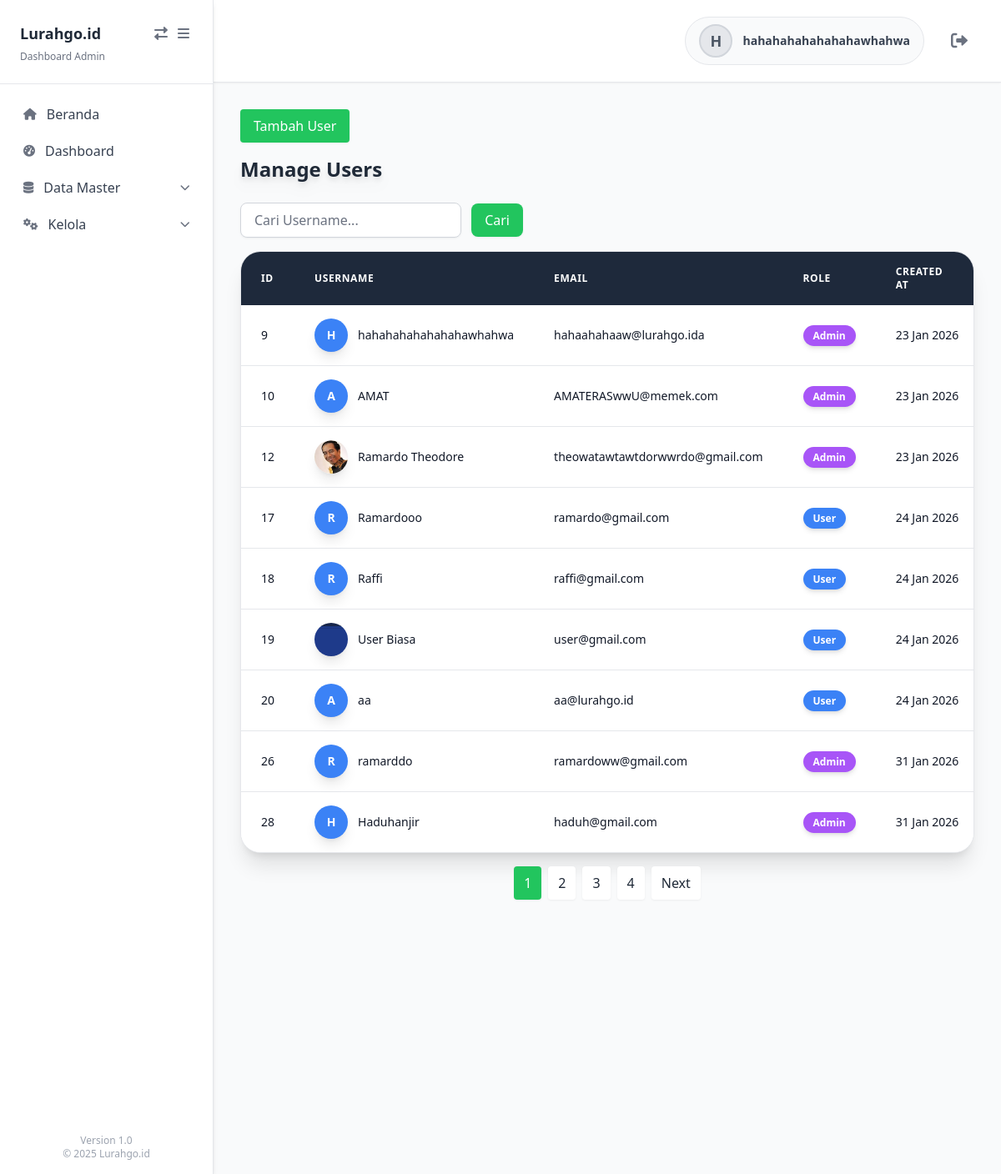
Page /pages/admin/Users/manage_users.php (signed in) on the committed database.
### tables this page shows
CREATE TABLE IF NOT EXISTS `users` (
  `id` int NOT NULL AUTO_INCREMENT,
  `username` varchar(50) NOT NULL,
  `email` varchar(100) NOT NULL,
  `password` varchar(255) NOT NULL,
  `role` enum('admin','ketua','user') DEFAULT 'user',
  `status` enum('aktif','tidak aktif') DEFAULT 'aktif',
  `created_at` timestamp NULL DEFAULT CURRENT_TIMESTAMP,
  `profile_photo` varchar(255) DEFAULT NULL,
  PRIMARY KEY (`id`),
  UNIQUE KEY `username` (`username`),
  UNIQUE KEY `email` (`email`)
);

### pages/admin/Users/manage_users.php (the view, shortened to what this page needs)
<?php
include '../../../layouts/admin/header.php';
include '../../../layouts/admin/sidebar.php';
if ($_SESSION['role'] == 'admin') {
    $limit = 9;
    $page = isset($_GET['p']) ? (int)$_GET['p'] : 1;
    $offset = ($page - 1) * $limit;
    $search = isset($_GET['search']) ? $_GET['search'] : '';
    $where_clause = $search ? "WHERE username LIKE '%$search%'" : '';
    $total_users = mysqli_fetch_assoc(mysqli_query($conn, "SELECT COUNT(*) as total FROM users $where_clause"))['total'];
    $total_pages = max(1, ceil($total_users / $limit));
    $users = mysqli_query($conn, "SELECT * FROM users $where_clause LIMIT $limit OFFSET $offset");
?>
<div id="mainContent" class="ml-64 min-h-screen bg-gray-50">
<div class="p-8">
    <a href="/PROJECT/tambah_user" class="bg-green-500 text-white px-4 py-2 rounded hover:bg-green-600 mb-4 inline-block drop-shadow-sm">Tambah User</a>
    <h1 class="text-2xl font-bold mb-6 text-gray-800 drop-shadow-lg">Manage Users</h1>
    <form method="GET" class="mb-4">
        <input type="text" name="search" value="<?php echo htmlspecialchars($search); ?>" placeholder="Cari Username..." class="px-4 py-2 bg-white border border-gray-300 rounded-lg text-gray-800 placeholder-gray-500 focus:outline-none focus:ring-2 focus:ring-blue-500 drop-shadow-sm">
        <button type="submit" class="ml-2 px-4 py-2 bg-green-500 text-white rounded-lg hover:bg-green-600 drop-shadow-sm">Cari</button>
    </form>
    <div class="bg-white rounded-3xl shadow-xl overflow-hidden border border-gray-200">
        <table class="w-full table-auto">
            <thead class="bg-slate-800 text-white">
                <tr>
                    <th class="px-6 py-4 text-left text-xs font-semibold uppercase tracking-wider">ID</th>
                    <th class="px-6 py-4 text-left text-xs font-semibold uppercase tracking-wider">Username</th>
                    <th class="px-6 py-4 text-left text-xs font-semibold uppercase tracking-wider">Email</th>
                    <th class="px-6 py-4 text-left text-xs font-semibold uppercase tracking-wider">Role</th>
                    <th class="px-6 py-4 text-left text-xs font-semibold uppercase tracking-wider">Created At</th>
                </tr>
            </thead>
            <tbody class="bg-white divide-y divide-gray-200">
                <?php while ($user = mysqli_fetch_assoc($users)) { ?>
                <tr class="hover:bg-gray-100 transition-all duration-300 transform hover:shadow-md">
                    <td class="px-6 py-4 whitespace-nowrap text-sm font-medium text-gray-900"><?php echo $user['id']; ?></td>
                    <td class="px-6 py-4 whitespace-nowrap text-sm text-gray-900">
                        <div class="flex items-center">
                            <?php if ($user['profile_photo']): ?>
                                <img src="../../<?php echo $user['profile_photo']; ?>" alt="Profile" class="w-10 h-10 rounded-full object-cover mr-3 shadow-lg">
                            <?php else: ?>
                                <div class="w-10 h-10 rounded-full bg-blue-500 flex items-center justify-center text-white font-bold text-sm mr-3 shadow-lg">
                                    <?php echo strtoupper(substr($user['username'], 0, 1)); ?>
                                </div>
                            <?php endif; ?>
                            <?php echo $user['username']; ?>
                        </div>
                    </td>
                    <td class="px-6 py-4 whitespace-nowrap text-sm text-gray-900"><?php echo $user['email']; ?></td>
                    <td class="px-6 py-4 whitespace-nowrap text-sm text-gray-900">
                        <span class="px-3 py-1 rounded-full text-xs font-semibold shadow-md <?php echo ($user['role'] == 'admin') ? 'bg-purple-500 text-white' : 'bg-blue-500 text-white'; ?>">
                            <?php echo ucfirst($user['role']); ?>
                        </span>
                    </td>
                    <td class="px-6 py-4 whitespace-nowrap text-sm text-gray-900"><?php echo isset($user['created_at']) ? date('d M Y', strtotime($user['created_at'])) : 'N/A'; ?></td>
                </tr>
                <?php } ?>
            </tbody>
        </table>
    </div>
    <div class="mt-4 flex justify-center">
        <?php if ($total_pages > 0): ?>
            <div class="flex space-x-2">
                <?php for ($i = 1; $i <= $total_pages; $i++): ?>
                    <a href="/PROJECT/manage_users?p=<?= $i ?>" class="px-3 py-2 <?= $i == $page ? 'bg-green-500 text-white' : 'bg-white text-gray-800' ?> rounded hover:bg-gray-100 drop-shadow-sm"><?= $i ?></a>
                <?php endfor; ?>
                <?php if ($page < $total_pages): ?>
                    <a href="/PROJECT/manage_users?p=<?= $page + 1 ?>" class="px-3 py-2 bg-white text-gray-800 rounded hover:bg-gray-100 drop-shadow-sm">Next</a>
                <?php endif; ?>
            </div>
        <?php endif; ?>
    </div>
</div>
<?php
}
?>

### rows in the picture
users: id "9", username "H", username "hahahahahahahahawhahwa", email "hahaahahaaw@lurahgo.ida", role "Admin", created_at "23 Jan 2026"
users: id "10", username "A", username "AMAT", email "AMATERASwwU@memek.com", role "Admin", created_at "23 Jan 2026"
users: id "12", profile_photo (picture), username "Ramardo Theodore", email "theowatawtawtdorwwrdo@gmail.com", role "Admin", created_at "23 Jan 2026"
users: id "17", username "R", username "Ramardooo", email "ramardo@gmail.com", role "User", created_at "24 Jan 2026"
users: id "18", username "R", username "Raffi", email "raffi@gmail.com", role "User", created_at "24 Jan 2026"
users: id "19", profile_photo (picture), username "User Biasa", email "user@gmail.com", role "User", created_at "24 Jan 2026"
users: id "20", username "A", username "aa", email "aa@lurahgo.id", role "User", created_at "24 Jan 2026"
users: id "26", username "R", username "ramarddo", email "ramardoww@gmail.com", role "Admin", created_at "31 Jan 2026"
users: id "28", username "H", username "Haduhanjir", email "haduh@gmail.com", role "Admin", created_at "31 Jan 2026"

### other values in the picture
substr($_SESSION['username'] ?? 'U', 0, 1) "H"
$_SESSION['username'] "hahahahahahahahawhahwa"
